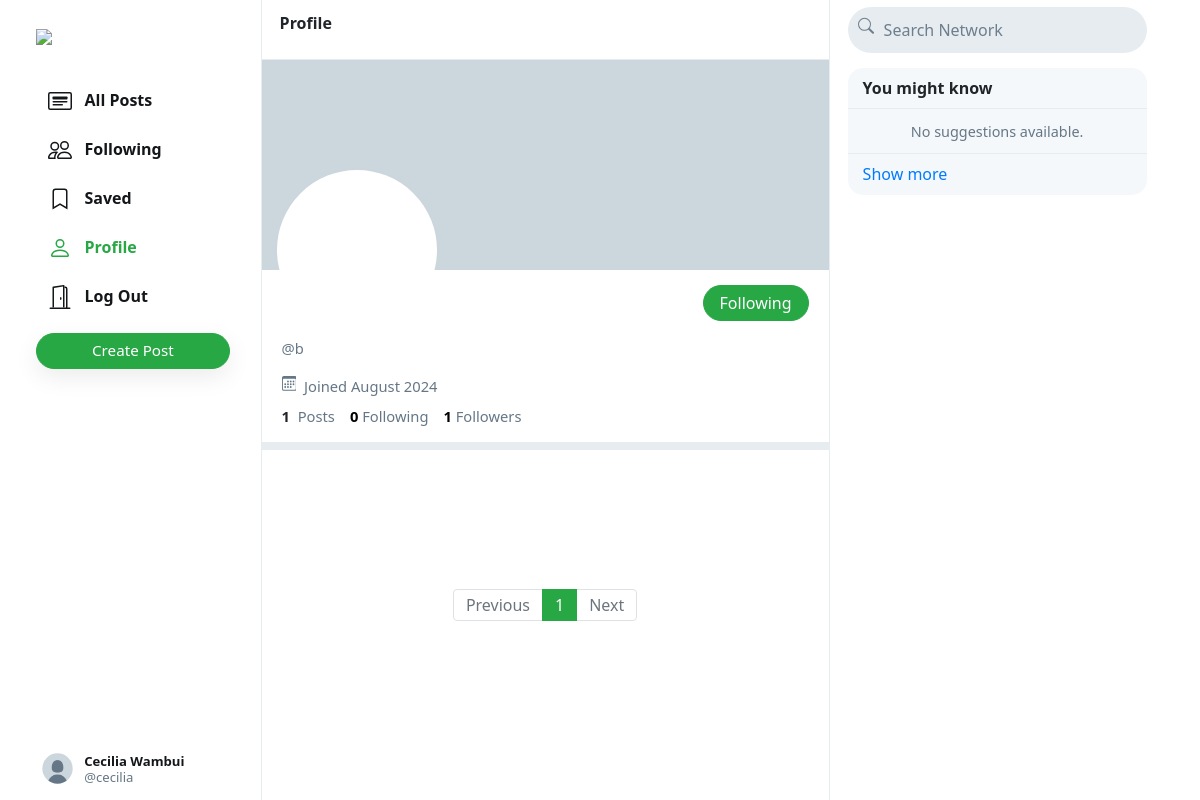
The page /b (signed in) on the database its author committed.
### diary/models.py (models this page shows, shortened)
class User(AbstractUser):
    profile_pic = models.ImageField(upload_to='profile_pic/', blank=True, null=True)
    bio = models.TextField(max_length=160, blank=True, null=True)
    cover = models.ImageField(upload_to='covers/', blank=True, null=True)

### diary/views.py (the view)
# urls.py: path("<str:username>", views.profile, name='profile'),
def profile(request, username):
    user = User.objects.get(username=username)
    all_posts = Post.objects.filter(creater=user).order_by('-date_created')
    paginator = Paginator(all_posts, 10)
    page_number = request.GET.get('page')
    if page_number == None:
        page_number = 1
    posts = paginator.get_page(page_number)
    followings = []
    suggestions = []
    follower = False
    if request.user.is_authenticated:
        followings = Follower.objects.filter(followers=request.user).values_list('user', flat=True)
        suggestions = User.objects.exclude(pk__in=followings).exclude(username=request.user.username).order_by("?")[:6]
        if request.user in Follower.objects.get(user=user).followers.all():
            follower = True
    follower_count = Follower.objects.get(user=user).followers.all().count()
    following_count = Follower.objects.filter(followers=user).count()
    return render(request, 'network/profile.html', {
        "username": user,
        "posts": posts,
        "posts_count": all_posts.count(),
        "suggestions": suggestions,
        "page": "profile",
        "is_follower": follower,
        "follower_count": follower_count,
        "following_count": following_count
    })

### diary/templates/network/profile.html (shortened to what this page needs)
{% extends 'network/index.html' %}
{% load static %}
{% block profile %}
    <div class="profile-view" data-user="{{username.username}}">
        <div class="cover-image" style="background-image: url(/media/{{username.cover}})"></div>
        <div class="profile-image" style="background-image: url(/media/{{username.profile_pic}})"></div>
        <div class="profile-details">
            <div>
                {% if user.username == username.username %}
                    <button class="btn btn-outline-success float-right" id="edit-profile-btn">Edit Profile</button>
                {% elif is_follower %}
                    <button class="btn btn-success float-right" onclick="unfollow_user(this,'{{username.username}}','edit_page')" id="following-btn">Following</button>
                {% else %}
                    <button class="btn btn-outline-success float-right" onclick="follow_user(this,'{{username.username}}','edit_page')" id="follow-btn">Follow</button>
                {% endif %}
            </div>
            <div class="details-data">
                <div class="grey">@{{username.username}}</div>
                <div class="grey" style="padding: 8px 0px;">
                    &nbsp;Joined {{username.date_joined | date:"F Y"}}
                </div>
                <div>
                    <strong>
                        {{posts_count}}
                    </strong>
                    &nbsp;<span class="grey">Posts</span>
                    <a href="#">
                        <strong id="following__count">{{following_count | default:0}}</strong>&nbsp;<span class="grey">Following</span>
                    </a>
                    <a href="#">
                        <strong id="follower__count">{{follower_count | default:0}}</strong>&nbsp;<span class="grey">Followers</span>
                    </a>
                </div>
            </div>
        </div>
    </div>
    <div class="space"></div>
{% endblock %}

### diary/templates/network/index.html (shortened to what this page needs)
{% extends "network/layout.html" %}
{% load static %}
{% block body %}
    <div class="main-div">
        <div class="left-div">
            <nav class="head heading">
                {% if page == 'all_posts' %}
                    All Posts
                {% elif page == 'following' %}
                    Following
                {% elif page == 'saved' %}
                    Saved
                {% elif page == 'profile' %}
                    Profile
                {% else %}
                    Explore
                {% endif %}
            </nav>
            <div class="left-div-content">
                <div class="posts-view">
                    {% block profile %}
                    {% endblock %}
                    <div class="main-div-content">
                        <nav aria-label="Page navigation example" class="pagination-bar">
                            <ul class="pagination justify-content-center">
                                {% if posts.has_previous %}
                                    <li class="page-item">
                                        <a class="page-link" href="?page={{ posts.previous_page_number | default:1}}" tabindex="-1" aria-disabled="true">Previous</a>
                                    </li>
                                {% else %}
                                    <li class="page-item disabled">
                                        <a class="page-link" href="" tabindex="-1" aria-disabled="true">Previous</a>
                                    </li>
                                {% endif %}
                                {% for each in posts.paginator.page_range %}
                                    {% if each == posts.number %}
                                        <li class="page-item active"><a class="page-link" href="?page={{each}}">{{each}}</a></li>
                                    {% else %}
                                        <li class="page-item"><a class="page-link" href="?page={{each}}">{{each}}</a></li>
                                    {% endif %}
                                {% endfor %}
                                {% if posts.has_next %}
                                    <li class="page-item">
                                        <a class="page-link" href="?page={{ posts.next_page_number }}">Next</a>
                                    </li>
                                {% else %}
                                    <li class="page-item disabled">
                                        <a class="page-link" href="">Next</a>
                                    </li>
                                {% endif %}
                            </ul>
                          </nav>
                    </div>
                </div>
            </div>
        </div>
    </div>
{% endblock %}

### diary/templates/network/layout.html (shortened to what this page needs)
{% load static %}
<!DOCTYPE html>
<html lang="en">
    <head>
        <link rel="stylesheet" href="https://stackpath.bootstrapcdn.com/bootstrap/4.4.1/css/bootstrap.min.css">
        <link href="{% static 'network/styles.css' %}" rel="stylesheet">
    </head>
    <body>
        <div class="body" data-page="{{page}}">
            <div class="sidenav">
                <a href="{% url 'index' %}" class="navbar-brand">
                    <img src="{% static 'network/Images/logo.png' %}" height="31px">
                </a>
                <div style="height: 100%;">
                    <div>
                        <div>
                            <ul>
                                <li class="nav-item" id="all_posts">
                                <a href="{% url 'index' %}" class="nav-link">
                                    <div>
                                        &nbsp;&nbsp;All Posts
                                    </div>
                                </a>
                                </li>
                                {% if user.is_authenticated %}
                                    <li class="nav-item" id="following">
                                        <a href="{% url 'following' %}" class="nav-link">
                                            <div>
                                                &nbsp;&nbsp;Following
                                            </div>
                                        </a>
                                    </li>
                                    <li class="nav-item" id="saved">
                                        <a href="{% url 'saved' %}" class="nav-link">
                                            <div>
                                                <svg width="1.5em" height="1.5em" viewBox="0 0 16 16" class="bi bi-bookmark" fill="currentColor" xmlns="http://www.w3.org/2000/svg">
                                                    <path fill-rule="evenodd" d="M8 12l5 3V3a2 2 0 0 0-2-2H5a2 2 0 0 0-2 2v12l5-3zm-4 1.234l4-2.4 4 2.4V3a1 1 0 0 0-1-1H5a1 1 0 0 0-1 1v10.234z"/>
                                                  </svg>
                                                &nbsp;&nbsp;Saved
                                            </div>
                                        </a>
                                    </li>
                                    <li class="nav-item" id="profile">
                                        <a href="{% url 'profile' user.username %}" class="nav-link">
                                            <div>
                                                &nbsp;&nbsp;Profile
                                            </div>
                                        </a>
                                    </li>
                                    <li class="nav-item" id="logout">
                                        <a href="{% url 'logout' %}" class="nav-link">
                                            <div>
                                                &nbsp;&nbsp;Log Out
                                            </div>
                                        </a>
                                    </li>
                                {% endif %}
                            </ul>
                        </div>
                        {% if user.is_authenticated %}
                            <button id="popup-btn" class="btn btn-success new-post-btn" onclick="createpost()">Create Post</button>
                        {% endif %}
                    </div>
                    <div style="position: absolute; bottom: 10px;">
                        {% if user.is_authenticated %}
                            <li class="nav-item sidenav-user">
                                <a href="{% url 'profile' user.username %}" class="nav-link">
                                    <div class="user_account">
                                        <div class="small-profilepic" style="float: left; background-image: url(/media/{{user.profile_pic}})"></div>
                                        <div style="height: 2.7vw; margin: auto;">
                                            <div style="margin-top: 4px;"><strong>{{user.first_name}} {{user.last_name}}</strong></div>
                                            <div class="grey" style="margin-top: 4px;">@{{ user.username }}</div>
                                        </div>
                                    </div>
                                </a>
                            </li>
                        {% endif %}
                    </div>
                </div>
            </div>
            {% block body %}
            {% endblock %}
            <div class="right-div">
                <nav class="head">
                    <form action="#">
                        <div class="search-div">
                            <div>
                            </div>
                            <input type="text" name="query" id="search-box" placeholder="Search Network">
                        </div>
                    </form>
                </nav>
                <div class='right-div-content'>
                    <div class="space" style="background-color: white;"></div>
                    {% if user.is_authenticated %}
                        <div class="suggestion-box">
                            <div class="suggestion-header">
                                You might know
                            </div>
                            {% for suggestion in suggestions %}
                                <div class="suggestion-user">
                                    <div>
                                        <a href="{% url 'profile' suggestion.username %}">
                                            <div class="small-profilepic" style="background-image: url(/media/{{suggestion.profile_pic}})"></div>
                                        </a>
                                    </div>
                                    <div class="user-details">
                                        <a href="{% url 'profile' suggestion.username %}">
                                            <div id="user-name">
                                                <strong>
                                                    {{suggestion.first_name}} {{suggestion.last_name}}
                                                </strong>
                                            </div>
                                            <div class="grey">@{{suggestion.username}}</div>
                                        </a>
                                    </div>
                                    <div>
                                        <button class="btn btn-outline-success" type="button" onclick="follow_user(this,'{{suggestion.username}}','suggestion')">Follow</button>
                                    </div>
                                </div>
                            {% empty %}
                                    <div style="text-align: center; border-bottom: .5px solid #e6ecf0; padding: 10px 15px;">
                                        <span class="grey" style="font-size: .9em;">No suggestions available.</span>
                                    </div>
                            {% endfor %}
                            <div class="suggestion-footer">
                                <a href="#">Show more</a>
                            </div>
                        </div>
                    {% endif %}
                </div>
            </div>
        </div>
    </body>
</html>

### rows shown on the page
User: profile_pic (placeholder picture), first_name "Cecilia", last_name "Wambui", username "cecilia"
User: username "b", date_joined "August 2024"

### other values the page prints
{{ posts_count }} "1"
{{ following_count | default:0 }} "0"
{{ follower_count | default:0 }} "1"
{{ each }} "1"
